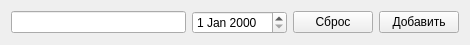
<?xml version="1.0" encoding="UTF-8"?>
<ui version="4.0">
 <class>new_reminder</class>
 <widget class="QWidget" name="new_reminder">
  <property name="geometry">
   <rect>
    <x>0</x>
    <y>0</y>
    <width>470</width>
    <height>43</height>
   </rect>
  </property>
  <property name="windowTitle">
   <string>Form</string>
  </property>
  <layout class="QVBoxLayout" name="verticalLayout">
   <item>
    <layout class="QHBoxLayout" name="horizontalLayout">
     <item>
      <widget class="QLineEdit" name="new_reminder_title">
       <property name="sizePolicy">
        <sizepolicy hsizetype="Minimum" vsizetype="Fixed">
         <horstretch>0</horstretch>
         <verstretch>0</verstretch>
        </sizepolicy>
       </property>
      </widget>
     </item>
     <item>
      <widget class="QDateEdit" name="new_reminder_date">
       <property name="sizePolicy">
        <sizepolicy hsizetype="Maximum" vsizetype="Fixed">
         <horstretch>0</horstretch>
         <verstretch>0</verstretch>
        </sizepolicy>
       </property>
      </widget>
     </item>
     <item>
      <widget class="QPushButton" name="btn_new_reminder_reset">
       <property name="sizePolicy">
        <sizepolicy hsizetype="Maximum" vsizetype="Fixed">
         <horstretch>0</horstretch>
         <verstretch>0</verstretch>
        </sizepolicy>
       </property>
       <property name="text">
        <string>Сброс</string>
       </property>
      </widget>
     </item>
     <item>
      <widget class="QPushButton" name="btn_new_reminder_add">
       <property name="sizePolicy">
        <sizepolicy hsizetype="Maximum" vsizetype="Fixed">
         <horstretch>0</horstretch>
         <verstretch>0</verstretch>
        </sizepolicy>
       </property>
       <property name="text">
        <string>Добавить</string>
       </property>
      </widget>
     </item>
    </layout>
   </item>
  </layout>
 </widget>
 <resources/>
 <connections/>
</ui>
